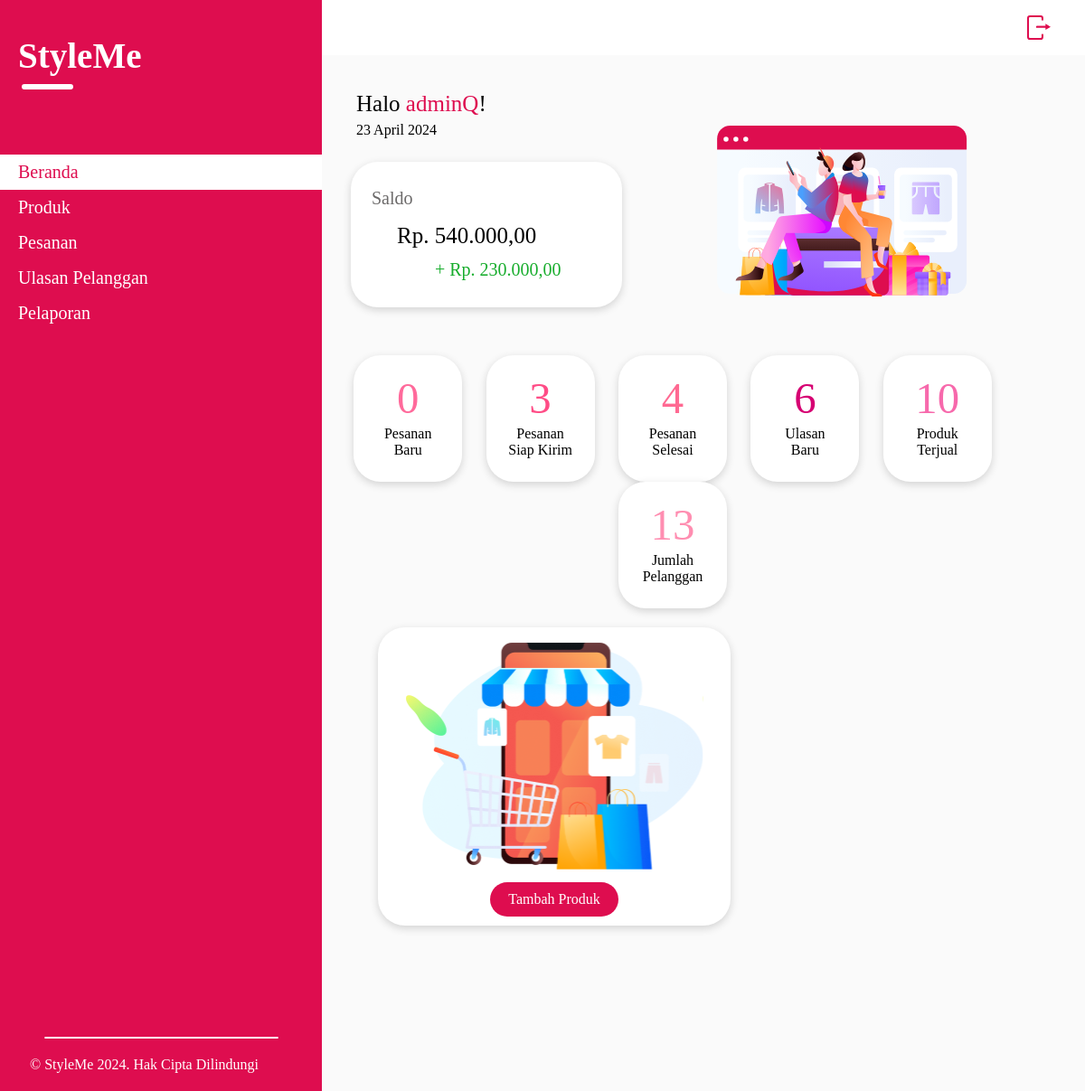
The page /home_page.php?username=adminQ (signed in) on the database its author committed.
### tables this page shows
CREATE TABLE `user` (
  `id` int(5) NOT NULL,
  `username` varchar(50) NOT NULL,
  `password` varchar(50) NOT NULL,
  `no_hp` varchar(20) NOT NULL,
  `pesanan_baru` int(3) NOT NULL,
  `pesanan_siapkirim` int(3) NOT NULL,
  `pesanan_selesai` int(3) NOT NULL,
  `ulasan_baru` int(3) NOT NULL,
  `produk_terjual` int(3) NOT NULL,
  `jumlah_pelanggan` int(3) NOT NULL
);

### home_page.php (the view, shortened to what this page needs)
<!DOCTYPE html>
<html>
<head>
</head>
<body>
	<?php require("page_template.php"); ?>
		<div class="col12" id="page-content">
			<div class="row">
				<div id="halo-user">
					<p style="display: inline;">Halo </p><p style="color: #DE0D4F; display: inline;"><?php echo $_SESSION['username'];?></p><p style="display: inline;">!</p>
				</div>
				<p id="date">
					<?php
						function tanggal_indonesia($tanggal){
						      $bulan = array (
						      1 =>   'Januari',
						      'Februari',
						      'Maret',
						      'April',
						      'Mei',
						      'Juni',
						      'Juli',
						      'Agustus',
						      'September',
						      'Oktober',
						      'November',
						      'Desember'
						      );
						      $pecahkan = explode('-', $tanggal);
						      return $pecahkan[2] . ' ' . $bulan[ (int)$pecahkan[1] ] . ' ' . $pecahkan[0];
						}
						echo tanggal_indonesia(date("Y-m-d")) . "<br>";
					?>
				</p>
			</div>
			<div class="row" style="position: relative; top: 0;">
				<div class="col6" id="wallet">
					<p id="saldo" style="font-family: montserrat medium; font-size: 20px; top: 29px; left: 23px; margin: 0; color:#6C6A6A;">Saldo</p>
					<p id="saldo" style="font-family: montserrat semibold; font-size: 25px; top: 68px; left: 51px; margin: 0;">Rp. 540.000,00</p>
					<p id="saldo" style="font-family: montserrat semibold; font-size: 20px; top: 108px; left: 93px; margin: 0; color: #18AD2D;">+ Rp. 230.000,00</p>
				</div>
				<div class="col6"><img src="wallet-image.svg" style="position: relative; left: 40px;"></div>
			</div>
			<?php
			include ("icon_info.php");
			$username = $_SESSION['username'];
			$query = "SELECT * FROM user WHERE username ='$username'";
			$result = mysqli_query($conn, $query);
			$row = mysqli_fetch_assoc($result);
			?>
			<div class="row">
				<div class="row" style="margin-top: 40px; margin-right: 80px">
					<div class="col12" id="icons-container" style="display: flex; flex-wrap: wrap; justify-content: space-around;">
						<div class="col1" id="icon">
							<p style="color: #FF6A9b; font-size: 48.83px; position: relative; top: 19px; margin: 0;"><?php echo $row['pesanan_baru'];?></p>
							<p style="font-size: 16px; position: relative; top: 5px;">Pesanan<br>Baru</p>
						</div>
						<div class="col1" id="icon">
							<p style="color: #FF4C86; font-size: 48.83px; position: relative; top: 19px; margin: 0;"><?php echo $row['pesanan_siapkirim'];?></p>
							<p style="font-size: 16px; position: relative; top: 5px;">Pesanan<br>Siap Kirim</p>
						</div>
						<div class="col1" id="icon">
							<p style="color: #FF6992; font-size: 48.83px; position: relative; top: 19px; margin: 0;"><?php echo $row['pesanan_selesai'];?></p>
							<p style="font-size: 16px; position: relative; top: 5px;">Pesanan<br>Selesai</p>
						</div>
						<div class="col1" id="icon">
							<p style="color: #D60072; font-size: 48.83px; position: relative; top: 19px; margin: 0;"><?php echo $row['ulasan_baru'];?></p>
							<p style="font-size: 16px; position: relative; top: 5px;">Ulasan<br>Baru</p>
						</div>
						<div class="col1" id="icon">
							<p style="color: #F769AC; font-size: 48.83px; position: relative; top: 19px; margin: 0;"><?php echo $row['produk_terjual'];?></p>
							<p style="font-size: 16px; position: relative; top: 5px;">Produk<br>Terjual</p>
						</div>
						<div class="col1" id="icon">
							<p style="color: #FF8EB1; font-size: 48.83px; position: relative; top: 19px; margin: 0;"><?php echo $row['jumlah_pelanggan'];?></p>
							<p style="font-size: 16px; position: relative; top: 5px;">Jumlah<br>Pelanggan</p>
						</div>
					</div>
				</div>
			</div>
			<div class="row" style="position: relative; top: 31px;">
				<div class="col3" id="ad-icon" style="left: 30px;">
					<img src="ad-fav.svg" style="position: relative; top: 16.8px;">
					<button id="button" style="top: 27px;" onclick="location.href='form_tambah_produk.php';">Tambah Produk</button>
				</div>
			</div>
		</div>
</body>
</html>

### home_page.php (style rules this page uses)
#halo-user { font-family: montserrat semibold; color: black; position: relative; text-align: left; left: 6px; top: 40px; font-size: 25px; }
#date { position: relative; text-align: left; top: 30px; left: 6px; font-size: 16px; }
#wallet { top: 40px; position: relative; width: 300px; height: 161px; box-shadow: 0 3px 10px rgba(0, 0, 0, 0.16); border-radius: 30px; background-color: white; }
#saldo { position: absolute; }
#icon { width: 120px; height: 140px; box-shadow: 0 3px 10px rgba(0, 0, 0, 0.16); border-radius: 30px; background-color: white; position: relative; top: 20px; font-family: montserrat semibold; margin-right: 20px; }
#ad-icon { width: 390px; height: 330px; box-shadow: 0 3px 10px rgba(0, 0, 0, 0.16); border-radius: 30px; background-color: white; position: relative; top: 10px; }
#button { background-color: #DE0D4F; color: white; font-family: montserrat semibold; font-size: 16px; padding: 10px 20px; border-radius: 30px; position: relative; top: 20px; border: none; }

### page_template.php (style rules this page uses)
body { margin: 0; font-family: Montserrat; }
* { box-sizing: border-box; }
.row::after { content: ""; clear: both; display: block; }
[class*="col"] { float: left; padding: 0; margin: 0; text-align: center; }
.col1 { width: 8.33%; }
.col3 { width: 25%; }
.col6 { width: 50%; }
.col12 { width: 100%; }
#page-content { background-color: #FAFAFA; height: 100%; margin: 0; padding: 0 0 0 32px; position: relative; }

### rows shown on the page
user: pesanan_baru "0", pesanan_siapkirim "3", pesanan_selesai "4", ulasan_baru "6", produk_terjual "10", jumlah_pelanggan "13"

### other values the page prints
$_SESSION['username'] "adminQ"
